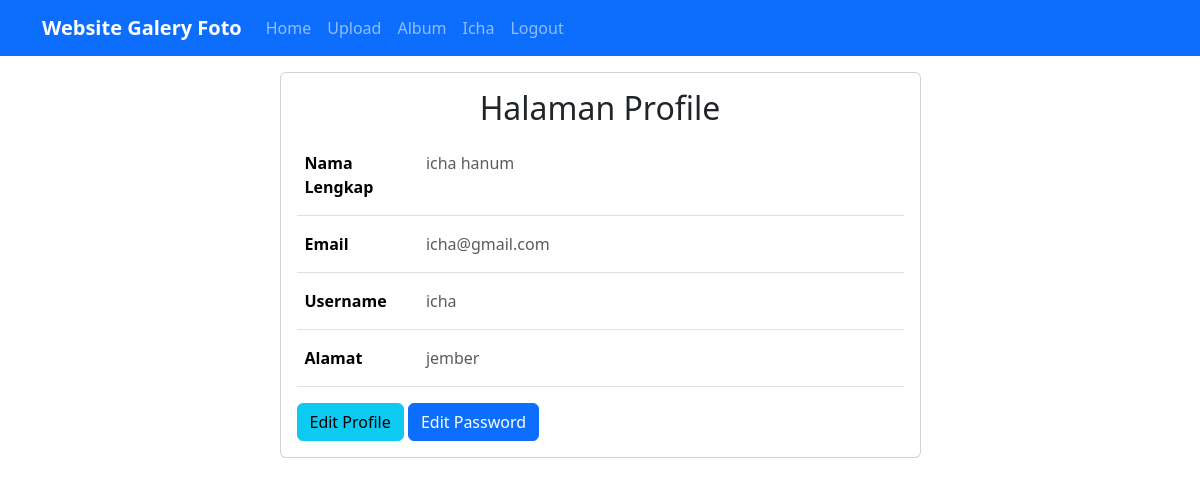
The app's page /?url=profile (signed in) with its own data.
### tables this page shows
CREATE TABLE `user` (
  `userid` int(11) NOT NULL,
  `username` varchar(255) NOT NULL,
  `password` varchar(255) NOT NULL,
  `email` varchar(255) NOT NULL,
  `namalengkap` varchar(255) NOT NULL,
  `alamat` text NOT NULL
);

### page/profile.php (the view, shortened to what this page needs)
<div class="container">
    <div class="row justify-content-center">
        <div class="col-7">
            <div class="card mt-3">
                <div class="card-body">
                    <h2 class="row justify-content-center">Halaman Profile</h2>
                    <?php
                    $user = mysqli_fetch_array(mysqli_query($conn, "SELECT * FROM user WHERE userid='{$_SESSION['userid']}'"));
                    ?>
                    <?php echo @$alert; if (@$_GET['proses'] == 'editprofile') : ?>
                        <form action="?url=profile&&proses=editprofile" method="post">
                            <div class="input-group mb-3">
                                <label for="nama" class="input-group-text"><i class="fa-solid fa-circle-user fa-fw fa-lg" ></i></label>
                                <input type="text" class="form-control" value="<?= $user['namalengkap']  ?>" id="nama" name="nama" required placeholder="Masukan Nama Lengkap">
                            </div>
                            <div class="input-group mb-3">
                                <label for="email" class="input-group-text"><i class="fa-solid fa-envelope fa-fw fa-lg" ></i></label>
                                <input type="email" class="form-control" value="<?= $user['email'] ?>" id="email" name="email" required placeholder="Masukan Email Anda">
                            </div>
                            <div class="input-group mb-3">
                                <label for="username" class="input-group-text"><i class="fa-solid fa-envelope fa-fw fa-lg" ></i></label>
                                <input type="text" class="form-control" value="<?= $user['username'] ?>" id="username" name="username" required placeholder="Masukan Username">
                            </div>
                            <div class="input-group mb-3">
                                <label for="alamat" class="input-group-text"><i class="fa-solid fa-envelope fa-fw fa-lg" ></i></label>
                                <input type="text" class="form-control" value="<?= $user['alamat'] ?>" id="alamat" name="alamat" required placeholder="Masukan Alamat Lengkap">
                            </div>
                            <a href="?url=profile" class="btn btn-dark fw-semibold">Kembali</a>
                            <input type="submit" value="Simpan perubahan" name="editprofile" class="btn btn-primary fw-semibold">
                        </form>
                        <?php else : ?>
                            <div class="table-responsive">
                                <table class="table table-white table-hover">
                                    <tr>
                                        <th style="width: 20%;" class="py-3">Nama Lengkap</th>
                                        <td class="py-3 text-muted"><?= $user['namalengkap'] ?></td>
                                    </tr>
                                     <tr>
                                        <th style="width: 20%;" class="py-3">Email</th>
                                        <td class="py-3 text-muted"><?= $user['email'] ?></td>
                                    </tr>
                                     <tr>
                                        <th style="width: 20%;" class="py-3">Username</th>
                                        <td class="py-3 text-muted"><?= $user['username'] ?></td>
                                    </tr>
                                     <tr>
                                        <th style="width: 20%;" class="py-3">Alamat</th>
                                        <td class="py-3 text-muted"><?= $user['alamat'] ?></td>
                                    </tr>
                                </table>
                            </div>
                            <a href="?url=profile&&proses=editprofile" class="btn btn-info">Edit Profile</a>
                            <a href="?url=profile&&proses=editpassword" class="btn btn-primary">Edit Password</a>
                        <?php endif; ?>
                </div>
            </div>
        </div>
    </div>
</div>

### assets/css/style.css (style rules this page uses)
.container { width: 100%; margin: 0 auto; }
.container:after { content: ''; display: block; clear: both; }

### records on screen
user: namalengkap "icha hanum", email "icha@gmail.com", username "icha", alamat "jember"

### other values on screen
$_SESSION['username'] "Icha"
